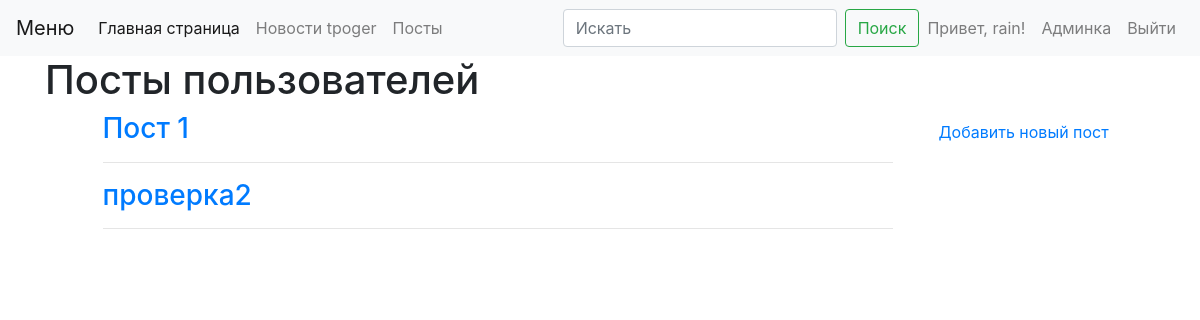
The page /posts/ (signed in) on the database its author committed.
### webapp/user/models.py (models this page shows, shortened)
class User(db.Model, UserMixin):
    id = db.Column(db.Integer, primary_key=True)
    username = db.Column(db.String(64), index=True, unique=True)
    password = db.Column(db.String(128))
    role = db.Column(db.String(10), index=True)
    name = db.Column(db.String(10), index=True)
    @property
    def is_admin(self):
        return self.role == 'admin'

### webapp/posts/models.py (models this page shows, shortened)
class Post(db.Model):
    id = db.Column(db.Integer, primary_key=True)
    title = db.Column(db.String, nullable=False)
    text = db.Column(db.Text, nullable=False)
    created = db.Column(db.DateTime, nullable=False, default=datetime.now())
    user_id = db.Column(
        db.Integer,
        db.ForeignKey('user.id', ondelete='CASCADE'),
        index=True)
    user = relationship('User', backref='posts')

### webapp/posts/views.py (the view)
@blueprint.route("/")
def post():
    title = 'Посты пользователей'
    post_list = Post.query.filter(Post.text.isnot(None)).order_by(Post.title).all()
    return render_template('posts/post.html', page_title=title, post_list=post_list)

### webapp/__init__.py (called while the page is built)
def create_app():
    app = Flask(__name__)
    app.config.from_pyfile('config.py')
    db.init_app(app)
    migrate = Migrate(app, db)
    login_manager = LoginManager()
    login_manager.init_app(app)
    login_manager.login_view = 'user.login'
    app.register_blueprint(user_blueprint)
    app.register_blueprint(admin_blueprint)
    app.register_blueprint(news_blueprint)
    app.register_blueprint(posts_blueprint)
    @login_manager.user_loader
    def load_user(user_id):
        return User.query.get(user_id)
    return app

### webapp/templates/posts/post.html (shortened to what this page needs)
{% extends "base.html" %}
{% block content %}
  </div>
<div class="row">
  <div class="col-1">
  </div>
  <div class="col-8">
    {% for post in post_list %}
    <h3><a href="{{ url_for('post.single_post', id=post.id) }}">{{ post.title }}</a> </h3>
    <hr />
    {% endfor %}
  </div>
  <div class="col-3">
      <a class="nav-link" href="{{ url_for('post.new_post') }}">Добавить новый пост </a>
  </div>
  </div>
  {% endblock %}

### webapp/templates/menu.html (shortened to what this page needs)
<nav class="navbar navbar-expand-lg navbar-light bg-light">
    <a class="navbar-brand" href="#">Меню</a>
    <div class="collapse navbar-collapse" id="navbarSupportedContent">
        <ul class="navbar-nav mr-auto">
        <li class="nav-item active">
            <a class="nav-link" href="/">Главная страница </a>
        </li>
        <li class="nav-item">
            <a class="nav-link" href="/tproger">Новости tpoger </a>
        </li>
        <li class="nav-item">
            <a class="nav-link" href="/posts">Посты </a>
        </li>
        </ul>
        <form class="form-inline my-2 my-lg-0">
        <input class="form-control mr-sm-2" type="search" placeholder="Искать" aria-label="Search">
        <button class="btn btn-outline-success my-2 my-sm-0" type="submit">Поиск</button>
        </form>
        <ul class="navbar-nav">
            {% if current_user.is_authenticated %}
                <li class="nav-item">
                    <span class="nav-link">Привет, {{ current_user.username }}!</span>
                </li>
                {% if current_user.is_admin %}
                <li class="nav-item">
                    <a href="{{ url_for('admin.admin_index') }}" class="nav-link">Админка</a>
                </li>
                {% endif %}
                <li class="nav-item">
                    <a class="nav-link" href="{{ url_for('user.logout') }}">Выйти</a>
                </li>
            {% endif %}
    </div>
  </nav>

### rows shown on the page
User: username "rain"
Post: title "Пост 1"
Post: title "проверка2"

### other values the page prints
{{ page_title }} "Посты пользователей"
